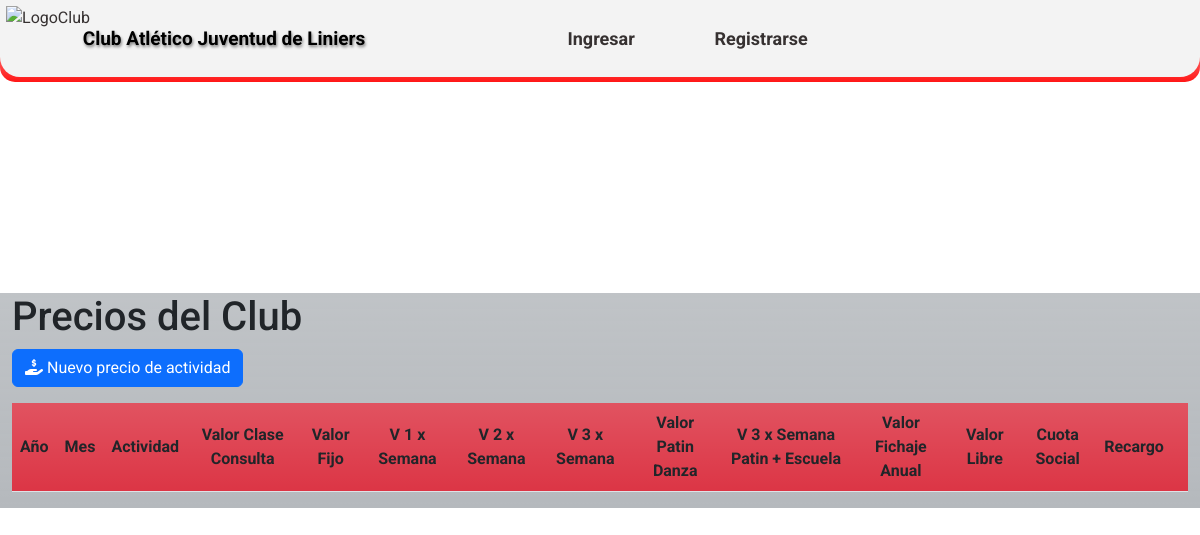
/prices_list/, run on an earlier commit of the app's database.
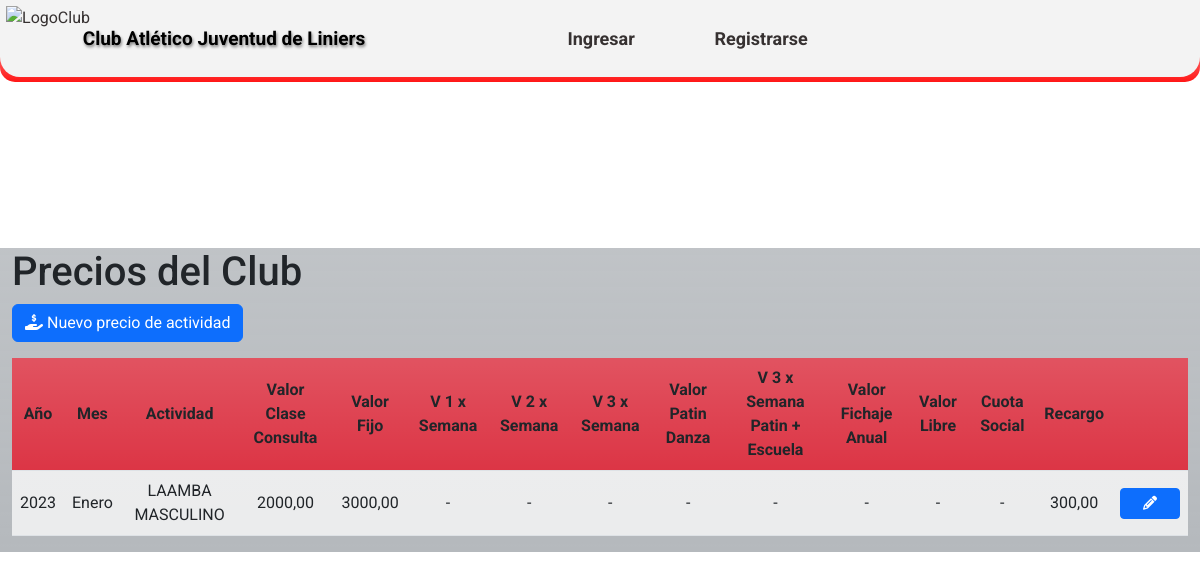
And on a later commit of the database.
### CAJL/aplications/prices/models.py (models this page shows)
class prices (models.Model):
    anio = models.IntegerField ('Año')
    mes = models.CharField('Mes',max_length=2, choices=MES_CHOICES, default='0')
    actividad = models.ForeignKey(activities, on_delete=models.CASCADE)
    valor_clase_consulta = models.DecimalField('Valor de la clase por consulta', max_digits=10, decimal_places=2,blank=True, null=True)
    valor_mensual_fijo = models.DecimalField ('Valor mensual fijo', max_digits=10, decimal_places=2,blank=True, null=True)
    valor_mensual_1semana = models.DecimalField('Valor mensual por 1 vez semana', max_digits=10, decimal_places=2,blank=True, null=True)
    valor_mensual_2semana = models.DecimalField ('Valor mensual por 2 veces a la semana',max_digits=10, decimal_places=2,blank=True, null=True)
    valor_clase_3semana = models.DecimalField('Valor mensual por 3 veces a la semana', max_digits=10, decimal_places=2,blank=True, null=True)
    valor_patindanza = models.DecimalField('Valor mensual de Patin con danza', max_digits=10, decimal_places=2,blank=True, null=True)
    valor_patin3semanaescula = models.DecimalField('Valor mensual de 3 veces por semana de Patín + escuela', max_digits=10, decimal_places=2,blank=True, null=True)
    valor_fichaje_anual = models.DecimalField('Valor del fichaje anual', max_digits=10, decimal_places=2,blank=True, null=True)
    valor_libre = models.DecimalField ('Valor libre', max_digits=10, decimal_places=2,blank=True, null=True)
    cuota_social = models.DecimalField('Cuota Social', max_digits=10, decimal_places=2,blank=True, null=True)
    medio_mes = models.DecimalField('Medio Mes', max_digits=10, decimal_places=2,blank=True, null=True)
    mes_impago = models.DecimalField('Recargo', max_digits=10, decimal_places=2,blank=True, null=True)
    user = models.ForeignKey(User, on_delete=models.CASCADE)
    class Meta:
        verbose_name = 'Precio'
        verbose_name_plural = 'Precios del club'
        ordering = ['-anio']

### CAJL/aplications/activities/models.py (models this page shows, shortened)
class activities (models.Model):
    ACTIV_CHOICES =(
        ('0', 'Mensual'),
        ('1', 'Porcentaje'),
        ('2', 'Alquiler'),
    )
    nombre_actividad = models.CharField ('Nombre de la actividad',max_length=30)
    tipo_actividad = models.CharField('Tipo de la actividad',max_length=2, choices=ACTIV_CHOICES, default='0')
    descripcion = models.CharField('Descripción', max_length=50, blank=True)
    user = models.ForeignKey(User, on_delete=models.CASCADE)
    class Meta:
        verbose_name = 'Actividad'
        verbose_name_plural = 'Actividades del club'
        ordering = ['id']

### CAJL/aplications/prices/views.py (the view)
# urls.py: path('prices_list/', prices_list, name='prices_list'),
def prices_list(request):
    price_data = prices.objects.all()
    context = {
        'price_data': price_data,
    }
    return render(request, 'prices/prices_list.html', context)

### templates/prices/prices_list.html (shortened to what this page needs)
{% extends 'loginregister/base.html' %}
{% load static %}
{% block content %}
<!DOCTYPE html>
<html>
<head>
    <link rel="stylesheet" type="text/css" href={% static 'css/Estilos_DT.css' %} media="screen">
    <link rel="stylesheet" href="https://cdnjs.cloudflare.com/ajax/libs/font-awesome/6.2.0/css/all.min.css"/>
    <link rel="stylesheet" type="text/css" href="https://cdn.datatables.net/1.10.25/css/jquery.dataTables.min.css">
     <link type="text/css" href="https://cdn.datatables.net/responsive/2.5.0/css/responsive.dataTables.min.css" rel="stylesheet" >
</head>
<section class="Contenedor">
<body>
<br>
<br>
    <div class="container h-60 my-4">
        <div class="row">
            <div class="col-xl-12 bg-secondary bg-gradient bg-opacity-50">
                <h1>Precios del Club</h1>
                <div class="row mb-3">
                    <div class="col-md-6">
                        <button id="btn_Precio" class="btn btn-primary"><i class="fa-solid fa-hand-holding-dollar"></i></i> Nuevo precio de actividad</button>
                    </div>
                </div>
                    <table id="prices-table" class="display table table-striped">
                        <thead>
                            <tr class="bg-danger bg-gradient">
                                <th class="centered">Año</th>
                                <th class="centered">Mes</th>
                                <th class="centered">Actividad</th>
                                <th class="centered">Valor Clase Consulta</th>
                                <th class="centered">Valor Fijo</th>
                                <th class="centered">V 1 x Semana</th>
                                <th class="centered">V 2 x Semana</th>
                                <th class="centered">V 3 x Semana</th>
                                <th class="centered">Valor Patin Danza</th>
                                <th class="centered">V 3 x Semana Patin + Escuela</th>
                                <th class="centered">Valor Fichaje Anual</th>
                                <th class="centered">Valor Libre</th>
                                <th class="centered">Cuota Social</th>
                                <th class="centered">Recargo</th>
                                <th class="centered"></th>
                            </tr>
                            <tbody  class="bg-light bg-gradient">
                                {% for price in price_data %}
                                <tr>
                                  <td class="centered">{{ price.anio }}</td>
                                  <td class="centered">{{ price.get_mes_display }}</td>
                                  <td class="centered">{{ price.actividad.nombre_actividad }}</td>
                                  <td class="centered">{% if price.valor_clase_consulta %}{{ price.valor_clase_consulta }}{% else %}-{% endif %}</td>
                                  <td class="centered">{% if price.valor_mensual_fijo %}{{ price.valor_mensual_fijo }}{% else %}-{% endif %}</td>
                                  <td class="centered">{% if price.valor_mensual_1semana %}{{ price.valor_mensual_1semana }}{% else %}-{% endif %}</td>
                                  <td class="centered">{% if price.valor_mensual_2semana %}{{ price.valor_mensual_2semana }}{% else %}-{% endif %}</td>
                                  <td class="centered">{% if price.valor_clase_3semana %}{{ price.valor_clase_3semana }}{% else %}-{% endif %}</td>
                                  <td class="centered">{% if price.valor_patindanza %}{{ price.valor_patindanza }}{% else %}-{% endif %}</td>
                                  <td class="centered">{% if price.valor_patin3semanaescula %}{{ price.valor_patin3semanaescula }}{% else %}-{% endif %}</td>
                                  <td class="centered">{% if price.valor_fichaje_anual %}{{ price.valor_fichaje_anual }}{% else %}-{% endif %}</td>
                                  <td class="centered">{% if price.valor_libre %}{{ price.valor_libre }}{% else %}-{% endif %}</td>
                                  <td class="centered">{% if price.cuota_social %}{{ price.cuota_social }}{% else %}-{% endif %}</td>
                                  <td class="centered">{% if price.mes_impago %}{{ price.mes_impago }}{% else %}-{% endif %}</td>
                                  <td class="centered">
                                    <a href={% url 'detalles_precio' price.id %} class="btn btn-sm btn-primary btn-custom-width">
                                    <i class="fas fa-pencil-alt"></i>
                                    </a>
                                  </td>
                                  </tr>
                                  {% endfor %}
                            </tbody>
                        </thead>
                    </table>
            </div>
        </div>
    </div>
 </section>
</body>
</html>
{% endblock %}

### templates/loginregister/base.html (shortened to what this page needs)
<!DOCTYPE html>
<html lang="es">
<head>
  {% load static %}
    <link rel="stylesheet" type="text/css" href={% static 'css/EstilosHome1.css' %} media="screen">
    <link rel="stylesheet" href="https://cdnjs.cloudflare.com/ajax/libs/animate.css/4.1.1/animate.min.css">
    <link rel="stylesheet" href="https://cdn.jsdelivr.net/npm/bootstrap@5.2.2/dist/css/bootstrap.min.css"
 />
    <link
    rel="stylesheet"
    href="https://cdnjs.cloudflare.com/ajax/libs/font-awesome/6.2.0/css/all.min.css"
   />
<body>
 <section class="sec">
    <header>
        <nav>
            <ul id="ContenedorMenu">
                <li class="ItemMenu Logo centrado"><a title="Volver al menu principal" class="centrado" href={% url 'home' %}><img class="LogoMenu" src="https://github.com/MarcoNu97/Proyecto_CAJL/blob/main/Interfaz%20Principal/ImagenesHome/EscudoHome.png?raw=true" alt="LogoClub"></a></li>
                <li class="ItemMenu Titulo"><a title="Volver al menu principal" class="Texto centrado Tx animate__animated animate__pulse" href={% url 'home' %}>Club Atlético Juventud de Liniers</a></li>
                {% if request.user.is_authenticated %}
                <li class="ItemMenu M2 h centrado"><a class="h centrado" href={% url 'socios' %}>Socios</a></li>
                <li class="ItemMenu M2 h centrado">
                    <a class="h centrado dropa1" onmouseover="toggleDropdown()" href={% url 'actividades' %}>Actividades</a>
                    <div id="myDropdown1" class="dropdown-content">
                        <a id="preciosLink" href={% url 'prices_list' %}>Precio de las actividades</a>
                    </div>
                </li>
                <li class="ItemMenu M2 h centrado"><a class="h centrado" href={% url 'payments_list' %}>Pagos</a></li>
                <li class="ItemMenu M2 h centrado"><a class="h centrado CerrarS" href={% url 'change_log_view' %}>Registro de Cambios</a></li>
                <li class="ItemMenu M2 h centrado"><a class="h CerrarS centrado" href={% url 'exit' %}>Cerrar Sesion</a></li>
                {% else %}
                <li class="ItemMenu M2 h centrado"><a class="h centrado"></a></li>
                <li class="ItemMenu M2 h centrado"><a class="h centrado" href={% url 'login' %}>Ingresar</a></li>
                <li class="ItemMenu M2 h centrado"><a class="h centrado" href={% url 'register' %}>Registrarse</a></li>
                {% endif %}
            </ul>
        </nav>
    </header>
 </section>
</body>
{% block content %}{% endblock %}

### static/css/EstilosHome1.css (style rules this page uses)
* { margin: 0; padding: 0; box-sizing: border-box; font-family: 'Roboto', sans-serif; }
body { background-color: #d1d6c1; margin: 0; padding: 0; background-image: url('https://github.com/MarcoNu97/Proyectos-Django/blob/main/Club-Atletico-Juventud-De-Liniers/static/images/Interior%20del%20Club.jpg?raw=true'); background-size: cover; background-position: center; background-attachment: fixed; background-repeat: no-repeat; }
nav { background: linear-gradient(#fcfcfc, #ff1717); background-repeat: no-repeat; position: fixed; top: 0; width: 100%; height: 82px; border-radius: 0px 0px 15px 15px; transition: top 0.3s; z-index: 999; }
nav ul { list-style: none; padding: 0; margin: 0; display: flex; justify-content: space-around; align-items: center; height: 100%; }
nav ul li { text-align: center; }
nav ul li a { text-decoration: none; color: #363131; }
.centrado { display: grid; justify-content: center; align-items: center; }
#ContenedorMenu { background-color: #f3f3f3; background-repeat: no-repeat; height: 77px; display: grid; grid-template-columns: 80px 1.3fr 0.7fr 0.7fr 0.8fr 0.7fr 0.7fr; grid-template-rows: 100%; margin-top: 0px; padding: 0px; border-radius: 0px 0px 20px 20px; }
.ItemMenu { list-style-type: none; width: 6rem; height: 98%; }
.M2 { font-weight: bold; font-size: 18px; width: 8rem; }
.LogoMenu { height: 65px; }
.Logo { border-radius: 0px 0px 0px 20px; }
.Texto { padding: 0; font-size: 18px; width: 17rem; font-weight: bold; color: #000000; text-shadow: 1px 2px 3px grey; }
.Tx { font-size: 19px; width: 18rem; margin-top: 25%; }

### static/css/Estilos_DT.css (style rules this page uses)
div.container { max-width: 1300px; }
.Contenedor { height: 100vh; width: 100vw; display: flex; justify-content: center; align-items: center; overflow: hidden; }
.centered { text-align: center !important; vertical-align: middle !important; }
.btn-custom-width { width: 60px; }

What changed in the data, as far as the page shows it:
added prices: anio "2023", mes "Enero", actividad.nombre_actividad "LAAMBA MASCULINO", valor_clase_consulta "2000,00", valor_mensual_fijo "3000,00", mes_impago "300,00"
